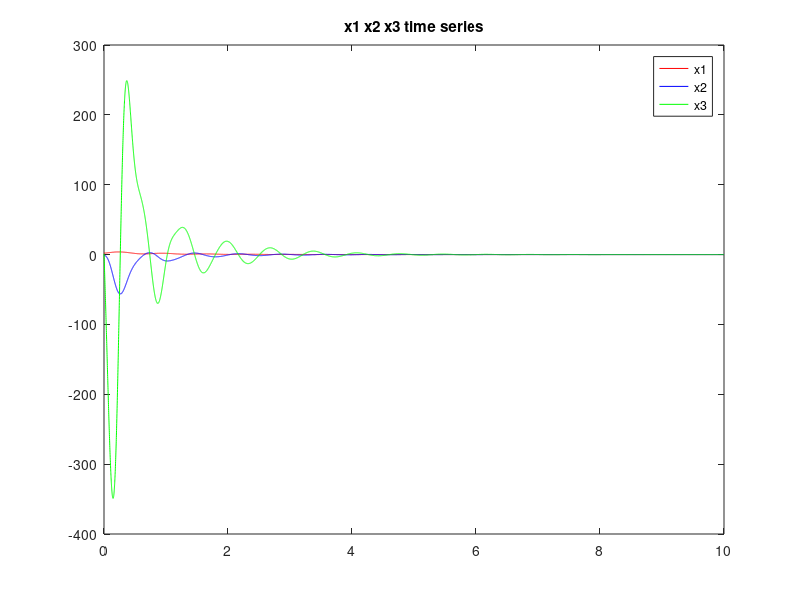
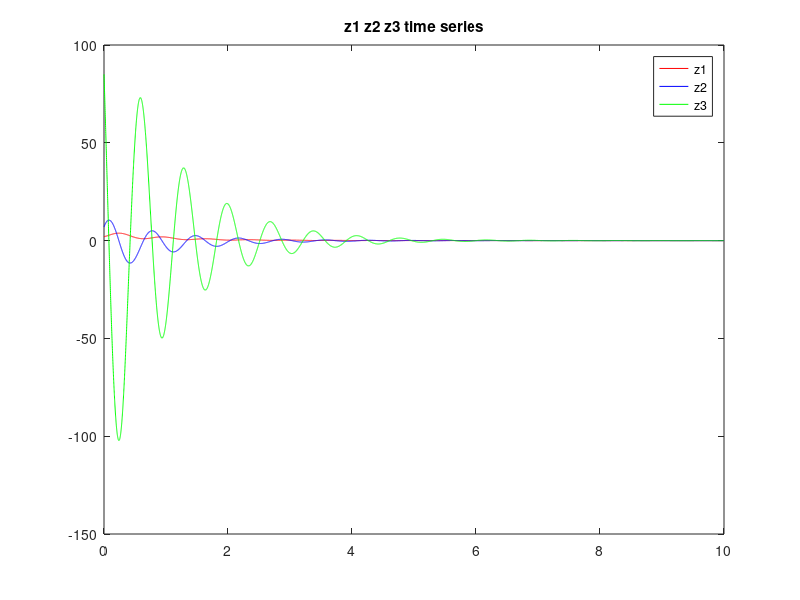
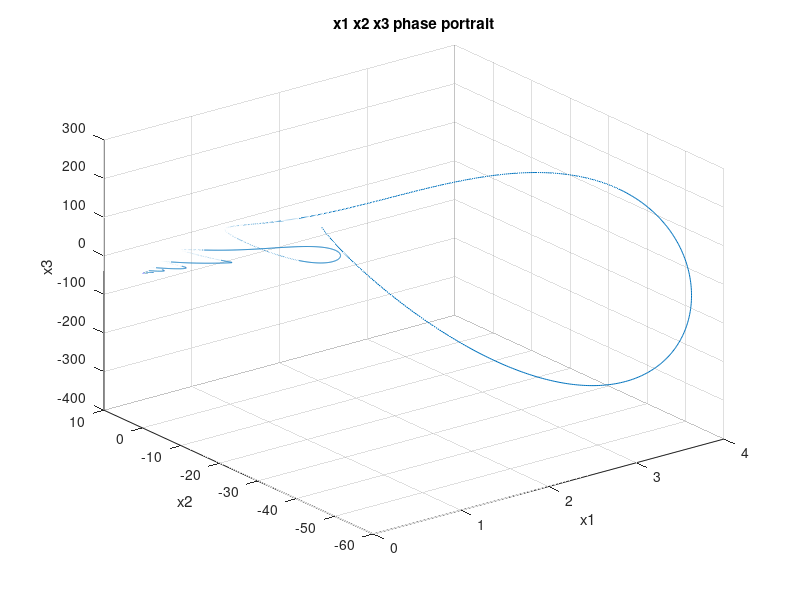
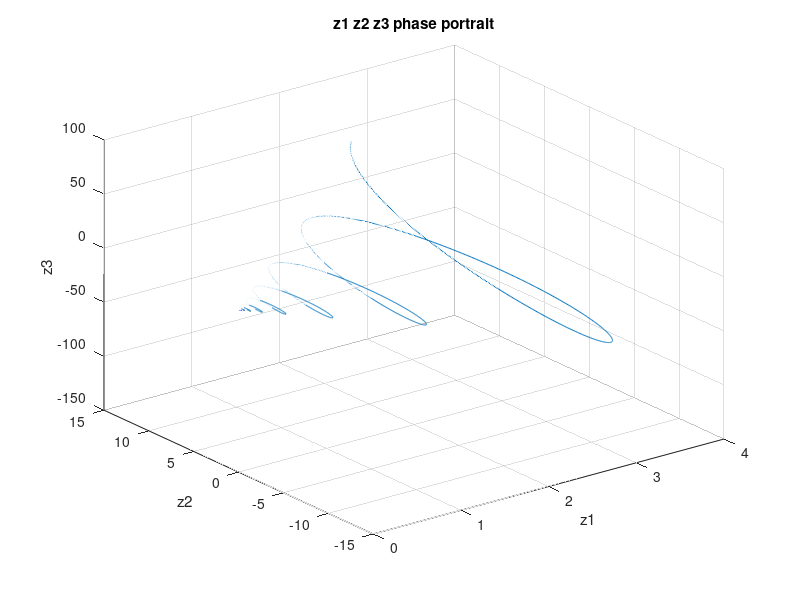

Write MATLAB code to recreate these figures, in order.
clear;clc;

delta=0.001;
totalTime=10;
totalStep=totalTime/delta;
x1array=[1:totalStep]*0;x2array=x1array;x3array=x1array;
z1array=x1array;z2array=x1array;z3array=x1array;

x1array(1)=2;x2array(1)=-1;x3array(1)=1;%init condition
for i=1:totalStep
    x1=x1array(i);x2=x2array(i);x3=x3array(i);
    
    x1_dot=x2+x1^3;
    x2_dot=x3;
    z1=x1;
    z2=x2+x1^3;
    z3=x2_dot+3*x1^2*x1_dot;
    k1=-82;k2=-84;k3=-3;
    arpha=3*(2*x1*x1_dot*(x2+x1^3)+x1^2*(x2_dot+3*x1^2*x1_dot));
    u=-1*arpha+(k1*z1+k2*z2+k3*z3);
    x3_dot=u;
    
    
    z1array(i)=z1;
    z2array(i)=z2;
    z3array(i)=z3;
    x1array(i+1)=x1+x1_dot*delta;
    x2array(i+1)=x2+x2_dot*delta;
    x3array(i+1)=x3+x3_dot*delta;
end

figure(1);
plot([0:1:totalStep]*delta,x1array,'r');
hold on;
plot([0:1:totalStep]*delta,x2array,'b');
hold on;
plot([0:1:totalStep]*delta,x3array,'g');
legend('x1','x2','x3');
title('x1 x2 x3 time series');

figure(2);
plot([0:1:totalStep-1]*delta,z1array,'r');
hold on;
plot([0:1:totalStep-1]*delta,z2array,'b');
hold on;
plot([0:1:totalStep-1]*delta,z3array,'g');
legend('z1','z2','z3');
title('z1 z2 z3 time series');

figure(3);
plot3(x1array,x2array,x3array);
xlabel('x1');ylabel('x2');zlabel('x3');
title('x1 x2 x3 phase portrait');
grid on;

figure(4);
plot3(z1array,z2array,z3array);
xlabel('z1');ylabel('z2');zlabel('z3');
title('z1 z2 z3 phase portrait');
grid on;

figure(5);
plot([0:1:totalStep]*delta,x1array,'r');
title('Output y=x1');